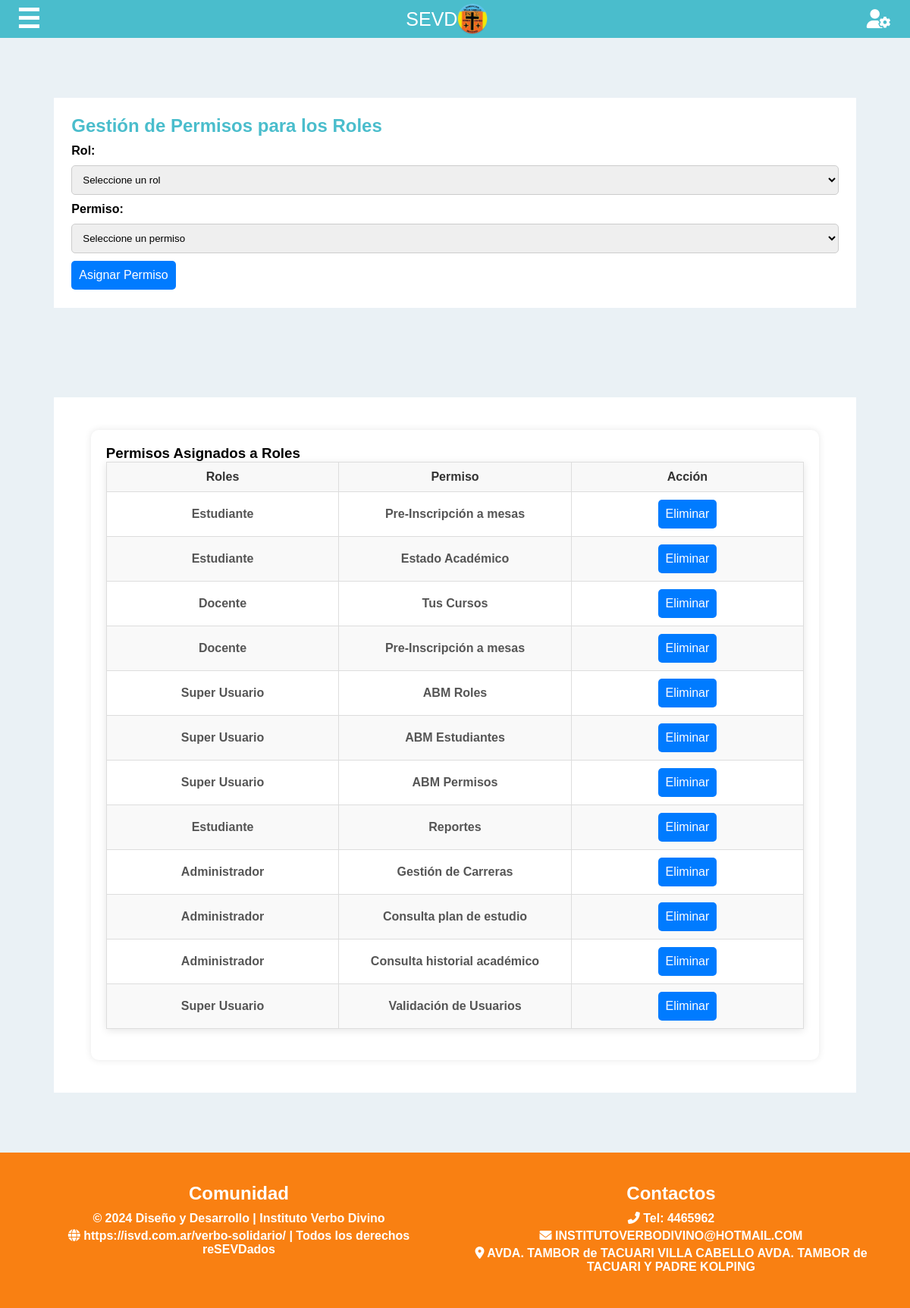
The app's page /index.php?modulo=permisos_roles (signed in) with its own data.
### tables this page shows
CREATE TABLE `roles_permisos` (
  `idrol` int(11) NOT NULL,
  `idpermiso` int(11) NOT NULL
);

CREATE TABLE `roles` (
  `idrol` int(11) NOT NULL,
  `tipo` varchar(20) NOT NULL,
  `descripcion` varchar(20) NOT NULL,
  `eliminado` int(11) NOT NULL DEFAULT 0
);

CREATE TABLE `permisos` (
  `idpermiso` int(11) NOT NULL,
  `nombre` varchar(50) NOT NULL,
  `descripcion` varchar(100) NOT NULL,
  `modulo` varchar(30) NOT NULL,
  `icono` varchar(50) NOT NULL,
  `eliminado` int(11) NOT NULL DEFAULT 0
);

### php/permisos_roles.php (the view, shortened to what this page needs)
<link rel="stylesheet" href="css/Styles_inscripcion_mesas.css">
<section class="main-content">
    <h2>Gestión de Permisos para los Roles</h2>
    <form action="" method="post">
        <div class="form-group">
            <label for="roles">Rol:</label>
            <select name="idrol" id="rol" required>
                <option value="">Seleccione un rol</option>
            </select>
        </div>
        <div class="form-group">
            <label for="permiso">Permiso:</label>
            <select name="idpermiso" id="permiso" required>
                <option value="">Seleccione un permiso</option>
            </select>
        </div>
        <input type="submit" value="Asignar Permiso">
    </form>
</section>
<link rel="stylesheet" href="css/estilo_general.css">
<section class="main-content">
    <section class="academic-status">
        <h3>Permisos Asignados a Roles</h3>
        <table border="1">
            <thead>
                <tr>
                    <th>Roles</th>
                    <th>Permiso</th>
                    <th>Acción</th>
                </tr>
            </thead>
            <tbody>
                <?php
                $sql_asignados = "SELECT roles.tipo AS rol, permisos.nombre AS permiso,
                                roles_permisos.idrol, roles_permisos.idpermiso
                                FROM roles_permisos
                                JOIN roles ON roles.idrol = roles_permisos.idrol
                                JOIN permisos ON permisos.idpermiso = roles_permisos.idpermiso";
                $result_asignados = mysqli_query($con, $sql_asignados);
                if (mysqli_num_rows($result_asignados) > 0) {
                    while ($fila = mysqli_fetch_array($result_asignados)) {
                        echo "<tr>
                                <td>{$fila['rol']}</td>
                                <td>{$fila['permiso']}</td>
                                <td>
                                    <form action='' method='post'>
                                        <input type='hidden' name='accion' value='eliminar'>
                                        <input type='hidden' name='idrol' value='{$fila['idrol']}'>
                                        <input type='hidden' name='idpermiso' value='{$fila['idpermiso']}'>
                                        <input type='submit' value='Eliminar' class='btn-eliminar' onclick=\"return confirm('¿Estás seguro de que deseas eliminar este permiso?');\">
                                    </form>
                                </td>
                            </tr>";
                    }
                } else {
                    echo "<tr><td colspan='3'>No hay permisos asignados</td></tr>";
                }
                ?>
            </tbody>
        </table>
    </section>
</section>

### css/Styles_index.css (style rules this page uses)
* { margin: 0; padding: 0; box-sizing: border-box; font-family: 'Montserrat Alternates', sans-serif; }
body { background-image: url(../img/instituto.png); background-repeat: no-repeat; background-size: cover; background-position: center; display: flex; flex-direction: column; min-height: 100vh; margin: 0; font-weight: bold; }
table { width: 100%; border-collapse: collapse; margin-bottom: 20px; border: 1px solid #ddd; box-shadow: 0px 2px 10px rgba(0, 0, 0, 0.1); background-color: #ffffff; table-layout: fixed; }
th, td { padding: 10px; text-align: center; border-bottom: 1px solid #ddd; overflow: hidden; text-overflow: ellipsis; white-space: nowrap; }
th { background-color: #f8f8f8; color: #333; font-weight: bold; }
td { color: #555; }
table thead { background-color: #e6f7ff; }

### css/inicio_sesion.css (style rules this page uses)
body { font-family: Arial, sans-serif; background-color: #f0f0f0; display: flex; flex-direction: column; align-items: center; justify-content: flex-start; min-height: 100vh; margin: 0; }
input[type="text"], input[type="password"], input[type="email"], select { width: 100%; padding: 10px; margin: 10px 0; border: 1px solid #ccc; border-radius: 5px; }
input[type="submit"] { width: 100%; padding: 10px; background-color: #007BFF; color: #fff; border: none; border-radius: 5px; cursor: pointer; font-size: 16px; transition: background-color 0.3s; }

### css/Styles_inscripcion_mesas.css (style rules this page uses)
* { margin: 0; padding: 0; box-sizing: border-box; font-family: 'Montserrat Alternates', sans-serif; }
body { background: #EAF1F5; display: flex; flex-direction: column; min-height: 100vh; }
input[type="submit"] { width: auto; padding: 10px; background-color: #007BFF; color: #fff; border: none; border-radius: 5px; cursor: pointer; font-size: 16px; transition: background-color 0.3s; }
.main-content { background-color: #fff; padding: 2%; margin: 5%; }
.main-content h2 { color: #4abdcc; margin-bottom:1%; }

### css/estilo_general.css (style rules this page uses)
* { margin: 0; padding: 0; box-sizing: border-box; font-family: 'Montserrat Alternates', sans-serif; }
body { background: #EAF1F5; display: flex; flex-direction: column; min-height: 100vh; }
.academic-status { padding: 2%; background-color: #fff; border-radius: 10px; margin: 2% auto; max-width: 95%; box-shadow: 0 0 10px rgba(0, 0, 0, 0.1); }
table { width: 100%; min-width: 600px; }
.academic-status table { width: 100%; border-collapse: collapse; }
.academic-status table thead { background-color: #4abdcc; color: white; }
.academic-status table th, .academic-status table td { padding: 10px; text-align: center; border: 1px solid #ddd; }
.academic-status table tbody tr:nth-child(even) { background-color: #f9f9f9; }
.academic-status table tbody td { font-size: 1em; }

### records on screen
roles_permisos: idrol.tipo "Estudiante", idpermiso.nombre "Pre-Inscripción a mesas"
roles_permisos: idrol.tipo "Estudiante", idpermiso.nombre "Estado Académico"
roles_permisos: idrol.tipo "Docente", idpermiso.nombre "Tus Cursos"
roles_permisos: idrol.tipo "Docente", idpermiso.nombre "Pre-Inscripción a mesas"
roles_permisos: idrol.tipo "Super Usuario", idpermiso.nombre "ABM Roles"
roles_permisos: idrol.tipo "Super Usuario", idpermiso.nombre "ABM Estudiantes"
roles_permisos: idrol.tipo "Super Usuario", idpermiso.nombre "ABM Permisos"
roles_permisos: idrol.tipo "Estudiante", idpermiso.nombre "Reportes"
roles_permisos: idrol.tipo "Administrador", idpermiso.nombre "Gestión de Carreras"
roles_permisos: idrol.tipo "Administrador", idpermiso.nombre "Consulta plan de estudio"
roles_permisos: idrol.tipo "Administrador", idpermiso.nombre "Consulta historial académico"
roles_permisos: idrol.tipo "Super Usuario", idpermiso.nombre "Validación de Usuarios"
